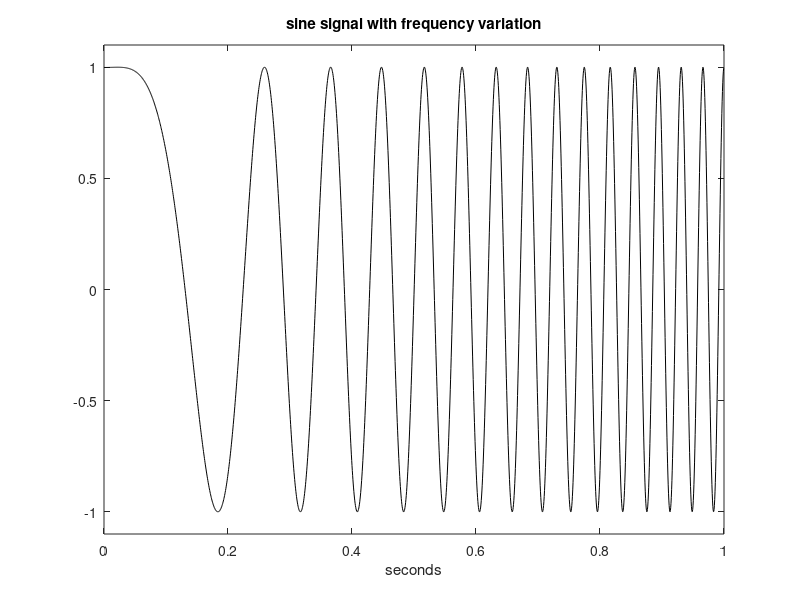

This figure's MATLAB source:
% Sine signal with frequency variation
fy=15; %signal central frequency in Hz
fs=2000; %sampling frequency in Hz
tiv=1/fs; %time interval between samples;
t=0:tiv:(1-tiv); %time intervals set (1 seconds)

x=(2*t)-1; %frequency control ramp (-1 to 1)

y=vco(x,fy,fs); %signal data set

plot(t,y,'k'); %plots figure
axis([0 1 -1.1 1.1]);
xlabel('seconds'); title('sine signal with frequency variation');
